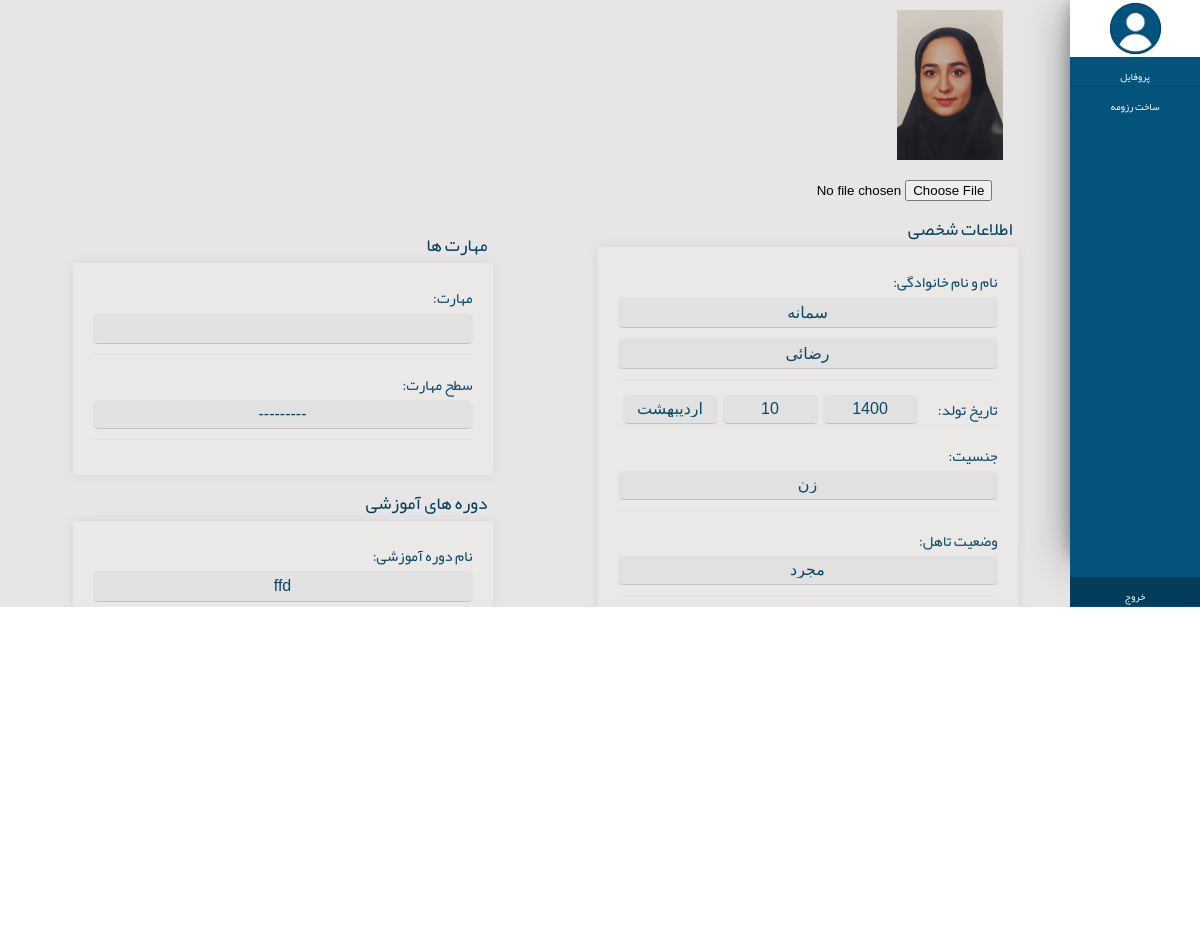
/accounts/resumeEdit/ (signed in), run on an earlier commit of the app's database.
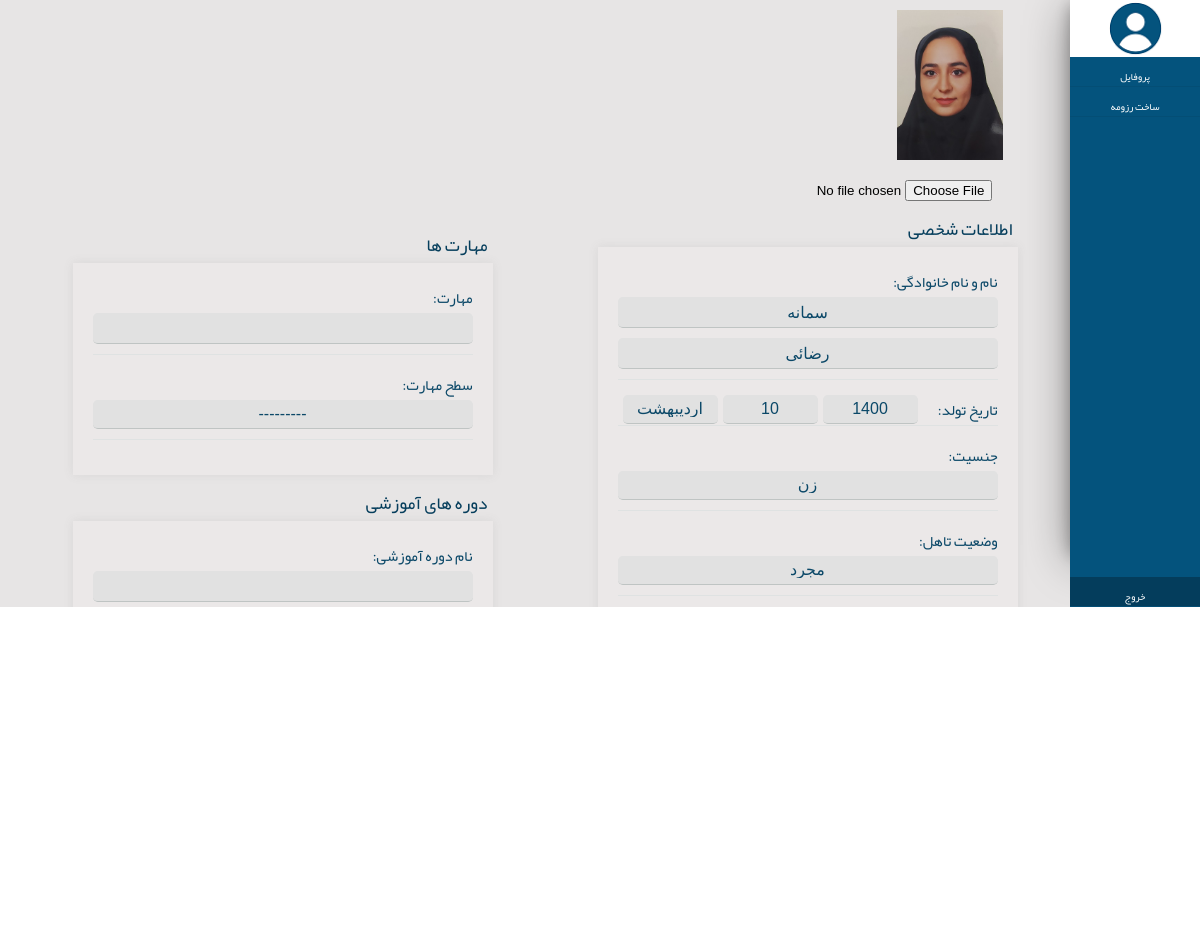
And on a later commit of the database.
### accounts/models.py (models this page shows)
class ProfileModel(models.Model):
    class Meta:
        verbose_name="پروفایل"
        verbose_name_plural="پروفایل"
    user=models.OneToOneField(User,on_delete=CASCADE,verbose_name="کاربری",related_name="profile")
    male=1
    female=2
    status_choices=((male,"مرد"),(female,"زن"))
    gender=models.IntegerField(choices=status_choices,verbose_name="جنسیت",null=True)
    single=1
    married=2
    status_choices1=((single,"مجرد"),(married,"متاهل"))
    marital_status=models.IntegerField(choices=status_choices1,verbose_name="وضعیت تاهل",null=True,blank=False)
    city=models.CharField(max_length=100,verbose_name="شهر محل سکونت",null=True,blank=False)
    address=models.CharField(max_length=300,verbose_name="آدرس",null=True,blank=False)
    birthday=models.DateField(verbose_name="تاریخ تولد",null=True,blank=False)
    Expected_Salary=models.IntegerField(verbose_name="حقوق درخواستی",null=True,blank=False)
    intrested_job=models.CharField(max_length=100,verbose_name="شغل مورد علاقه",null=True,blank=False)
    ProfileImage=models.ImageField(upload_to='profileimages/',verbose_name="عکس")
    Associate=1
    Bachelor=2
    Master=3
    phD=4
    status_choices2=((Associate,"کاردانی"),
                    (Bachelor,"کارشناسی"),
                    (Master,"کارشناسی ارشد"),
                    (phD,"دکترا"))
    degree_level=models.IntegerField(choices=status_choices2,verbose_name="مقطع تحصیلی",null=True)
    major=models.CharField(max_length=100,verbose_name="رشته تحصیلی",null=True)
    university=models.CharField(max_length=100,verbose_name="دانشگاه",null=True)
    gpa=models.FloatField(verbose_name="معدل",null=True)
    from_year=models.DateField(verbose_name="سال شروع",null=True)
    to_year=models.DateField(verbose_name="سال پایان",null=True)
    job_title=models.CharField(max_length=100,verbose_name="عنوان شغل",null=True)
    company_name=models.CharField(max_length=100,verbose_name="نام شرکت",null=True)
    start_time=models.DateField(verbose_name="تاریخ شروع",null=True)
    end_time=models.DateField(verbose_name="تاریخ پایان",null=True)
    language=models.CharField(max_length=100,verbose_name="زبان",null=True)
    Basic=1
    preintermidiate=2
    intermidiate=3
    upperintermidiate=4
    advanced=5
    native=6
    status_choices3=((Basic,"مقدماتی"),
                    (preintermidiate,"پایین تر از متوسط"),
                    (intermidiate,"متوسط"),
                    (upperintermidiate,"بالاتر از متوسط"),
                    (advanced,"پیشرفته"),
                    (native,"زبان مادری"),
                    )
    leveloflanguage=models.IntegerField(choices=status_choices3,verbose_name="سطح مهارت",null=True)
    skillname=models.CharField(max_length=100,verbose_name="مهارت",null=True)
    Basic=1
    intermidiate=2
    advanced=3
    status_choices4=((Basic,"مقدماتی"),
                    (intermidiate,"متوسط"),
                    (advanced,"پیشرفته"))
    levelofskill=models.IntegerField(choices=status_choices4,verbose_name="سطح مهارت",null=True)
    coursesname=models.CharField(max_length=300,verbose_name="نام دوره آموزشی",null=True)
    institute=models.CharField(max_length=300,verbose_name="نام آموزشگاه",null=True)
    award_title=models.CharField(max_length=300,verbose_name="عنوان",null=True)
    dateofaward=models.DateField(verbose_name="سال",null=True)
    project_title=models.CharField(max_length=300,verbose_name="عنوان",null=True)
    dateofproject=models.DateField(verbose_name="سال",null=True)
    article_title=models.CharField(max_length=500,verbose_name="عنوان",null=True)
    dateofarticle=models.DateField(verbose_name="سال",null=True)

### accounts/views.py (the view)
# urls.py: path('resumeEdit/',views.ResumeEditView),
@login_required
def ResumeEditView(request):
    if request.method=="POST":
        resumeeditform=ResumeEditForm(request.POST,request.FILES,instance=request.user.profile)
        usereditform=UserEditForm(request.POST,instance=request.user)
        if resumeeditform.is_valid() and usereditform.is_valid():
            resumeeditform.save()
            usereditform.save()
            return HttpResponseRedirect(reverse(accounts.views.resumeprofileview))
    else:
        resumeeditform=ResumeEditForm(instance=request.user.profile)
        usereditform=UserEditForm(instance=request.user)
    context={
        "resumeeditform":resumeeditform,
        "usereditform":usereditform,
        "ProfileImage":request.user.profile.ProfileImage,
    }
    return render(request,"accounts/resumeEdit.html",context)

### accounts/forms.py
class UserEditForm(UserChangeForm):
    class Meta(UserChangeForm.Meta):
        fields=['first_name','last_name','email']
    password=None

### accounts/templates/accounts/resumeEdit.html (shortened to what this page needs)
{%load static%}
{% load widget_tweaks %}
{% load jalali_tags %}
<!DOCTYPE html>
<html lang="en">
<head>
    <link rel="stylesheet" href="{%static 'css/styless.css'%}">
</head>
<body>
    <body dir="rtl">
        <div class="container bodyy">
            <div class="main_container">
                <div class="nav-md">
                    <div class="shadoww">
                        <div class="navbar nav_title">
                            <img src="{% static 'images/profile.jpg'%}" alt="...">
                        </div>
                        <div class="sidebarmenu">
                            <div >
                               <div class="side-menu sidbarmenu-contain"><a href="/accounts/profile"  style="text-decoration: none;color:white;">پروفایل</a></div>
                               <div class="side-menu sidbarmenu-contain"><a href="/accounts/resumeprofile" style="text-decoration: none;color:white;">ساخت رزومه</a></div>
                               <div class="side-menu sidbarmenu-contain sidebar-bottom"><a href="/accounts/logout" style="text-decoration: none;color:white;">خروج</a></div>
                            </div>
                        </div>
                    </div>
            </div>
            <div class="boxxrtl"  style="min-height: 607px;">
                <form action="" method="POST" enctype="multipart/form-data">
                    <div class="imgbox">
                        <img src="{{ ProfileImage.url  }}" style="width: 100%;align-items: right;">
                    </div>
                    <div style="width: 40%;float: right;height: 420px ; margin-left: 5%; margin-right: 5%;" >
                        {{ resumeeditform.ProfileImage|add_class:"profilchoose" }}
                        <p class="resumesectiontitle">اطلاعات شخصی</p>
                        <div class="formresume">
                            <p class="profil">نام و نام خانوادگی:{{usereditform.first_name|add_class:"formedit"}} {{usereditform.last_name|add_class:"formedit"}}</p>
                            <p class="profil">تاریخ تولد:{{ resumeeditform.birthday|add_class:"formeditdate" }}</p>
                            <p class="profil">جنسیت:</span> {{ resumeeditform.gender |add_class:"formedit"}}</p>
                            <p class="profil">وضعیت تاهل:{{ resumeeditform.marital_status|add_class:"formedit" }}</p>
                        </div>
                    </div>
                    <div style="width: 40%; float: right;height: 420px ; margin-left: 5%; margin-right: 5%; padding-top: 3.5%;" >
                        <p class="resumesectiontitle">مهارت ها</p>
                        <div class="formresume" >
                            <p class="profil">مهارت:</span> {{ resumeeditform.skillname |add_class:"formedit"}}</p>
                            <p class="profil">سطح مهارت:{{ resumeeditform.levelofskill|add_class:"formedit" }}</p>
                        </div>
                        <p class="resumesectiontitle">دوره های آموزشی</p>
                        <div class="formresume">
                            <p class="profil">نام دوره آموزشی:{{ resumeeditform.coursesname |add_class:"formedit"}}</p>
                        </div>
                    </div>
                </form>
            </div>
        </div>
</body>
</html>

What changed in the data, as far as the page shows it:
changed ProfileModel "زن": coursesname "ffd" → (not shown)
